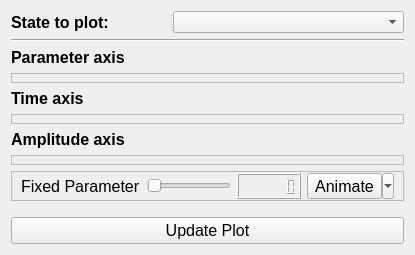
     <widget class="QWidget" name="timeHistory3D_tab">
      <property name="sizePolicy">
       <sizepolicy hsizetype="Expanding" vsizetype="Expanding">
        <horstretch>1</horstretch>
        <verstretch>1</verstretch>
       </sizepolicy>
      </property>
      <attribute name="title">
       <string>3D Time</string>
      </attribute>
      <layout class="QVBoxLayout" name="verticalLayout_3">
       <item>
        <widget class="QSplitter" name="splitter_5">
         <property name="orientation">
          <enum>Qt::Orientation::Horizontal</enum>
         </property>
         <widget class="QLabel" name="plot_state_time3D_l">
          <property name="sizePolicy">
           <sizepolicy hsizetype="Expanding" vsizetype="Expanding">
            <horstretch>1</horstretch>
            <verstretch>1</verstretch>
           </sizepolicy>
          </property>
          <property name="font">
           <font>
            <pointsize>12</pointsize>
            <bold>true</bold>
            <strikeout>false</strikeout>
            <kerning>false</kerning>
           </font>
          </property>
          <property name="text">
           <string>State to plot:</string>
          </property>
         </widget>
         <widget class="QComboBox" name="plot_state_time3D">
          <property name="sizePolicy">
           <sizepolicy hsizetype="Expanding" vsizetype="Fixed">
            <horstretch>2</horstretch>
            <verstretch>1</verstretch>
           </sizepolicy>
          </property>
         </widget>
        </widget>
       </item>
       <item>
        <widget class="Line" name="line_2">
         <property name="orientation">
          <enum>Qt::Orientation::Horizontal</enum>
         </property>
        </widget>
       </item>
       <item>
        <widget class="QLabel" name="paramAxis_l">
         <property name="sizePolicy">
          <sizepolicy hsizetype="Preferred" vsizetype="Preferred">
           <horstretch>1</horstretch>
           <verstretch>0</verstretch>
          </sizepolicy>
         </property>
         <property name="font">
          <font>
           <pointsize>12</pointsize>
           <bold>true</bold>
           <strikeout>false</strikeout>
           <kerning>true</kerning>
          </font>
         </property>
         <property name="text">
          <string>Parameter axis</string>
         </property>
        </widget>
       </item>
       <item>
        <widget class="variable_from_to_scale_widget" name="paramAxisTime3D_options">
         <property name="sizePolicy">
          <sizepolicy hsizetype="Expanding" vsizetype="Expanding">
           <horstretch>1</horstretch>
           <verstretch>1</verstretch>
          </sizepolicy>
         </property>
         <property name="minimumSize">
          <size>
           <width>0</width>
           <height>10</height>
          </size>
         </property>
         <property name="focusPolicy">
          <enum>Qt::FocusPolicy::TabFocus</enum>
         </property>
         <property name="frameShape">
          <enum>QFrame::Shape::StyledPanel</enum>
         </property>
         <property name="frameShadow">
          <enum>QFrame::Shadow::Raised</enum>
         </property>
         <property name="variableMax" stdset="0">
          <double>10000000.000000000000000</double>
         </property>
         <property name="variableMin" stdset="0">
          <double>-10000000.000000000000000</double>
         </property>
         <property name="variableDecimals" stdset="0">
          <double>10.000000000000000</double>
         </property>
         <property name="fromEntryDefault" stdset="0">
          <double>0.000000000000000</double>
         </property>
         <property name="toEntryDefault" stdset="0">
          <double>1.000000000000000</double>
         </property>
         <property name="varDdItems" stdset="0">
          <stringlist>
           <string>Parameter 1</string>
           <string>Parameter 2</string>
          </stringlist>
         </property>
        </widget>
       </item>
       <item>
        <widget class="QLabel" name="timeAxis_l">
         <property name="sizePolicy">
          <sizepolicy hsizetype="Preferred" vsizetype="Preferred">
           <horstretch>1</horstretch>
           <verstretch>0</verstretch>
          </sizepolicy>
         </property>
         <property name="font">
          <font>
           <pointsize>12</pointsize>
           <bold>true</bold>
           <strikeout>false</strikeout>
           <kerning>true</kerning>
          </font>
         </property>
         <property name="text">
          <string>Time axis</string>
         </property>
        </widget>
       </item>
       <item>
        <widget class="variable_from_to_scale_widget" name="timeAxis3d_options">
         <property name="sizePolicy">
          <sizepolicy hsizetype="Expanding" vsizetype="Expanding">
           <horstretch>1</horstretch>
           <verstretch>1</verstretch>
          </sizepolicy>
         </property>
         <property name="minimumSize">
          <size>
           <width>0</width>
           <height>10</height>
          </size>
         </property>
         <property name="focusPolicy">
          <enum>Qt::FocusPolicy::TabFocus</enum>
         </property>
         <property name="frameShape">
          <enum>QFrame::Shape::StyledPanel</enum>
         </property>
         <property name="frameShadow">
          <enum>QFrame::Shadow::Raised</enum>
         </property>
         <property name="variableMax" stdset="0">
          <double>10000000.000000000000000</double>
         </property>
         <property name="variableMin" stdset="0">
          <double>-10000000.000000000000000</double>
         </property>
         <property name="variableDecimals" stdset="0">
          <double>10.000000000000000</double>
         </property>
         <property name="fromEntryDefault" stdset="0">
          <double>0.000000000000000</double>
         </property>
         <property name="toEntryDefault" stdset="0">
          <double>1.000000000000000</double>
         </property>
         <property name="varDdItems" stdset="0">
          <stringlist>
           <string>Time</string>
          </stringlist>
         </property>
        </widget>
       </item>
       <item>
        <widget class="QLabel" name="amplAxis_l">
         <property name="font">
          <font>
           <pointsize>12</pointsize>
           <bold>true</bold>
           <strikeout>false</strikeout>
           <kerning>true</kerning>
          </font>
         </property>
         <property name="text">
          <string>Amplitude axis</string>
         </property>
        </widget>
       </item>
       <item>
        <widget class="variable_from_to_scale_widget" name="amplAxisTime3d_options">
         <property name="sizePolicy">
          <sizepolicy hsizetype="Expanding" vsizetype="Expanding">
           <horstretch>1</horstretch>
           <verstretch>1</verstretch>
          </sizepolicy>
         </property>
         <property name="minimumSize">
          <size>
           <width>0</width>
           <height>10</height>
          </size>
         </property>
         <property name="focusPolicy">
          <enum>Qt::FocusPolicy::TabFocus</enum>
         </property>
         <property name="frameShape">
          <enum>QFrame::Shape::StyledPanel</enum>
         </property>
         <property name="frameShadow">
          <enum>QFrame::Shadow::Raised</enum>
         </property>
         <property name="variableMax" stdset="0">
          <double>10000000.000000000000000</double>
         </property>
         <property name="variableMin" stdset="0">
          <double>-10000000.000000000000000</double>
         </property>
         <property name="variableDecimals" stdset="0">
          <double>10.000000000000000</double>
         </property>
         <property name="fromEntryDefault" stdset="0">
          <double>-5.000000000000000</double>
         </property>
         <property name="toEntryDefault" stdset="0">
          <double>5.000000000000000</double>
         </property>
         <property name="varDdItems" stdset="0">
          <stringlist>
           <string>Amplitude</string>
          </stringlist>
         </property>
        </widget>
       </item>
       <item>
        <widget class="QFrame" name="fixedParamSelectTime_f">
         <property name="font">
          <font>
           <pointsize>12</pointsize>
           <strikeout>false</strikeout>
           <kerning>true</kerning>
          </font>
         </property>
         <property name="frameShape">
          <enum>QFrame::Shape::StyledPanel</enum>
         </property>
         <property name="frameShadow">
          <enum>QFrame::Shadow::Raised</enum>
         </property>
         <layout class="QHBoxLayout" name="horizontalLayout_4">
          <property name="topMargin">
           <number>1</number>
          </property>
          <property name="bottomMargin">
           <number>1</number>
          </property>
          <item>
           <widget class="QLabel" name="fixedParamTime_l">
            <property name="font">
             <font>
              <pointsize>12</pointsize>
              <strikeout>false</strikeout>
              <kerning>true</kerning>
             </font>
            </property>
            <property name="text">
             <string>Fixed Parameter</string>
            </property>
           </widget>
          </item>
          <item>
           <widget class="QSlider" name="fixedParamTime_slider">
            <property name="orientation">
             <enum>Qt::Orientation::Horizontal</enum>
            </property>
           </widget>
          </item>
          <item>
           <widget class="QLCDNumber" name="fixedParamTime_display">
            <property name="smallDecimalPoint">
             <bool>true</bool>
            </property>
            <property name="digitCount">
             <number>6</number>
            </property>
           </widget>
          </item>
          <item>
           <widget class="QToolButton" name="fixedParamTimeAnimate_button">
            <property name="text">
             <string>Animate</string>
            </property>
            <property name="popupMode">
             <enum>QToolButton::ToolButtonPopupMode::MenuButtonPopup</enum>
            </property>
            <property name="toolButtonStyle">
             <enum>Qt::ToolButtonStyle::ToolButtonTextBesideIcon</enum>
            </property>
            <property name="autoRaise">
             <bool>false</bool>
            </property>
            <property name="arrowType">
             <enum>Qt::ArrowType::NoArrow</enum>
            </property>
           </widget>
          </item>
         </layout>
        </widget>
       </item>
       <item>
        <spacer name="verticalSpacer_4">
         <property name="orientation">
          <enum>Qt::Orientation::Vertical</enum>
         </property>
         <property name="sizeHint" stdset="0">
          <size>
           <width>20</width>
           <height>10</height>
          </size>
         </property>
        </spacer>
       </item>
       <item>
        <widget class="QPushButton" name="updatePlot_button_2">
         <property name="font">
          <font>
           <pointsize>12</pointsize>
           <strikeout>false</strikeout>
           <kerning>true</kerning>
          </font>
         </property>
         <property name="text">
          <string>Update Plot</string>
         </property>
        </widget>
       </item>
      </layout>
     </widget>
